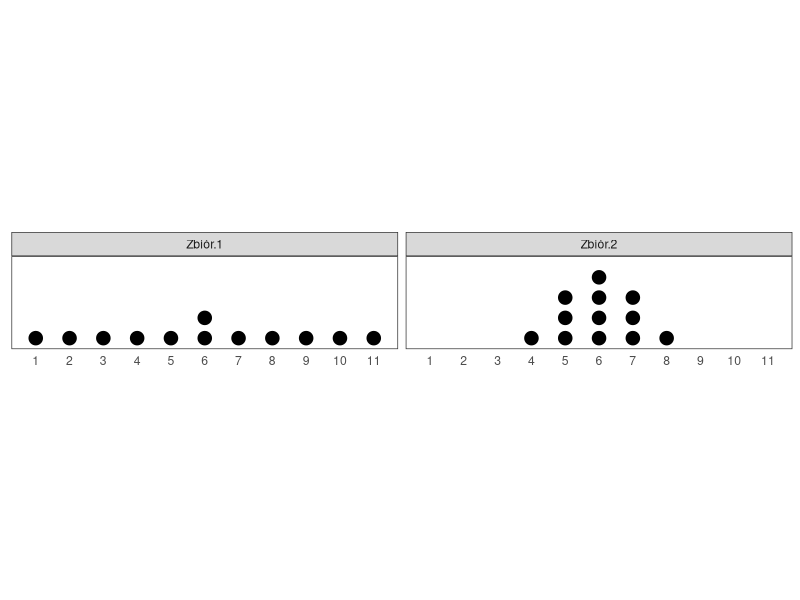

The R source for this figure: (Note: this script raises an error after producing the figure.)

#### LIBRARIES #####################################################################################

library(tidyverse)

#### PLOTS #########################################################################################

set.seed(1234)

# dispersion 

df_points <- data.frame('Zbiór 1' = c(1:5, 6, 6, 7:11),
                        'Zbiór 2' = c(4, 5, 5, 5, 6, 6, 6, 6, 7, 7, 7, 8))

df_reshaped <- df_points %>% gather('subset', 'numbers')

ggplot(df_reshaped, aes(numbers)) + 
  geom_dotplot(binwidth = 0.4, stackratio = 1.5, color = 'black') +
  facet_grid(~subset) +
  coord_fixed(ratio=2.5) +
  theme_bw() +
  scale_x_continuous(breaks = seq(1,12,1)) +
  theme(axis.text.y = element_blank(),
        axis.title.y = element_blank(),
        axis.ticks.y = element_blank(),
        line = element_blank(),
        title = element_blank()
  ) +
  ggsave('images/012_variablility.png', width = 200, height = 30, units = 'mm')

# Skewness

non_skewed <- normalize(rnorm(10000), method = 'range')
right_skewed <- normalize(rbeta(10000, shape1 = 1, shape2 = 3), method = 'range')
left_skewed <- normalize(-right_skewed, method = 'range')

non_skewed <- data.frame(x = non_skewed, skewness = 'non skewed', stringsAsFactors = FALSE)
right_skewed <- data.frame(x = right_skewed, skewness = 'right skewed', stringsAsFactors = FALSE)
left_skewed <- data.frame(x = left_skewed, skewness = 'left skewed', stringsAsFactors = FALSE)

skewed_data <- bind_rows(non_skewed, right_skewed, left_skewed)

save(skewed_data, file = 'data/012_skewed_data.Rdata')

ggplot(skewed_data, aes(x, fill = skewness)) + 
  geom_density(alpha = 0.4) +
  facet_grid(.~skewness) +
  scale_x_continuous(breaks = c(0, 0.5, 1)) +
  theme_bw() +
  theme(legend.position = 'none', panel.spacing = unit(1, 'lines')) + 
  ggsave('images/012_skewness.png', width = 10, height = 6, units = 'cm')

ggplot(skewed_data, aes(x = skewness, y = x, fill = skewness)) +
  geom_boxplot(alpha = 0.4) +
  coord_flip() +
  theme_bw() +
  theme(legend.position = 'none') +
  ggsave('images/012_skewness_boxplots.png', width = 10, height = 6, units = 'cm')

rm(non_skewed, right_skewed, left_skewed)

# the simplest measure of skewness

skewed_data %>% 
  group_by(skewness) %>% 
  summarise(mean = mean(x), median = median(x), skew = mean(x)/median(x))
